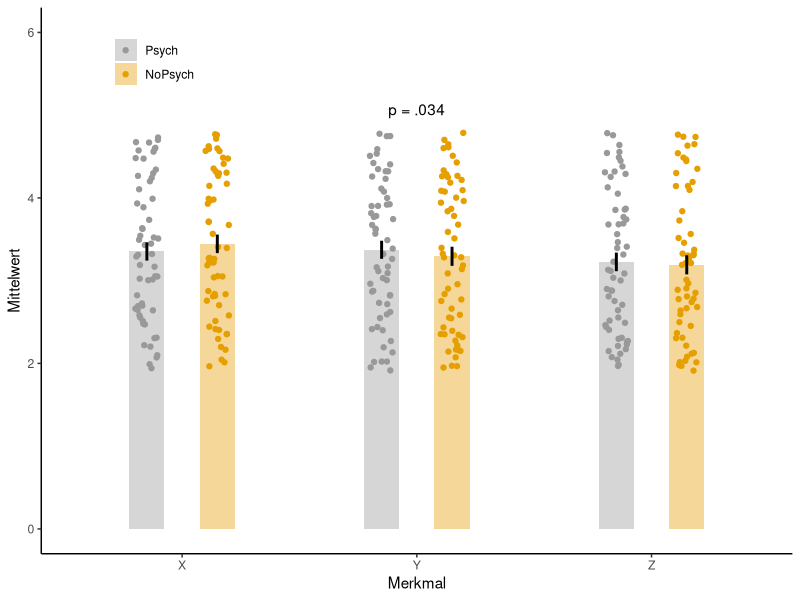
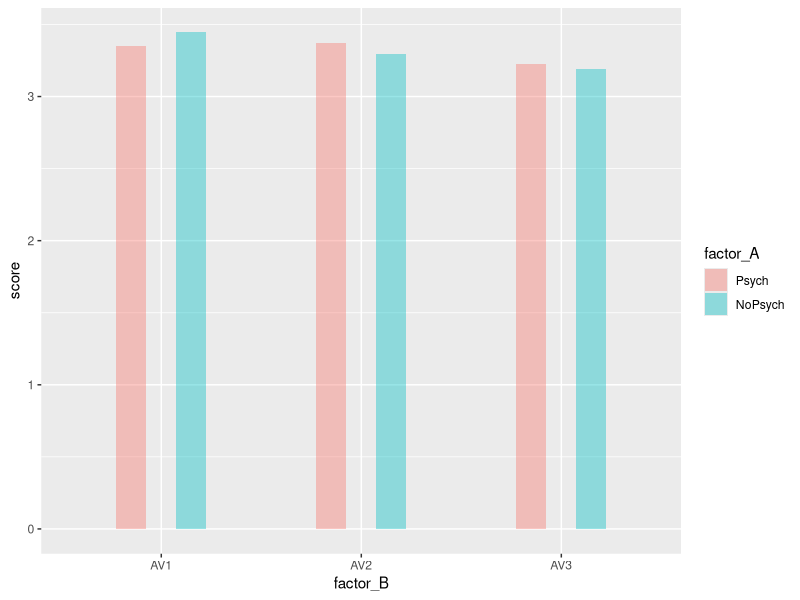
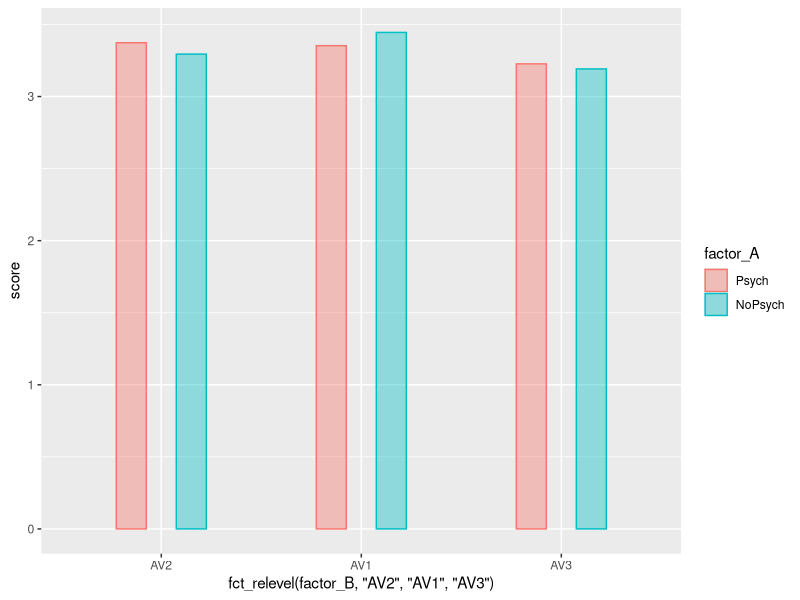
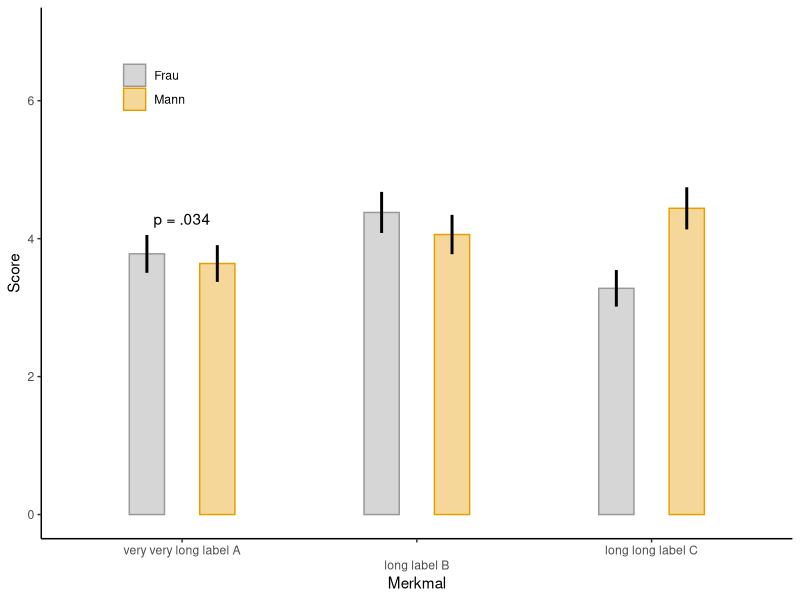
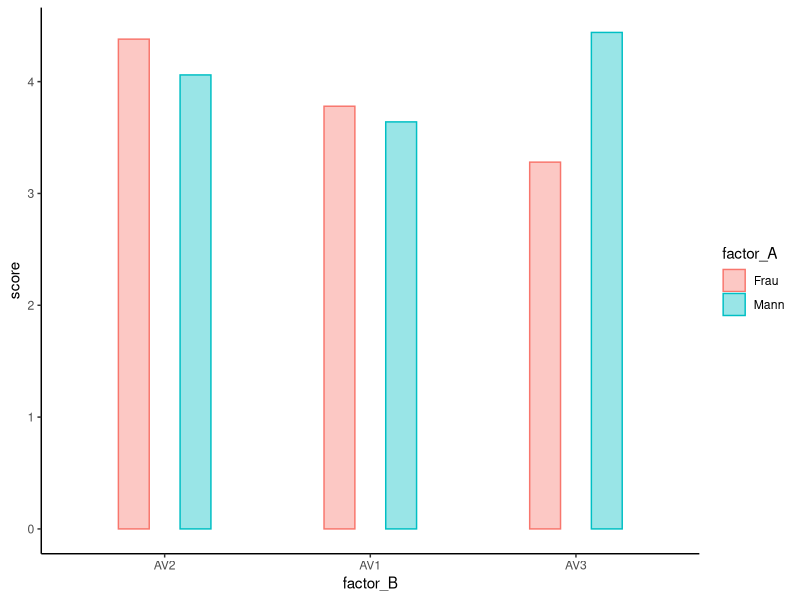
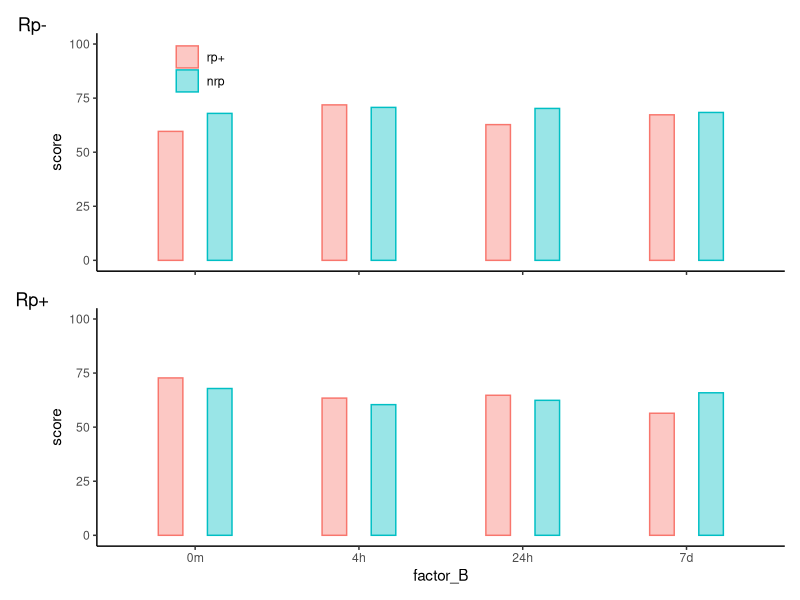
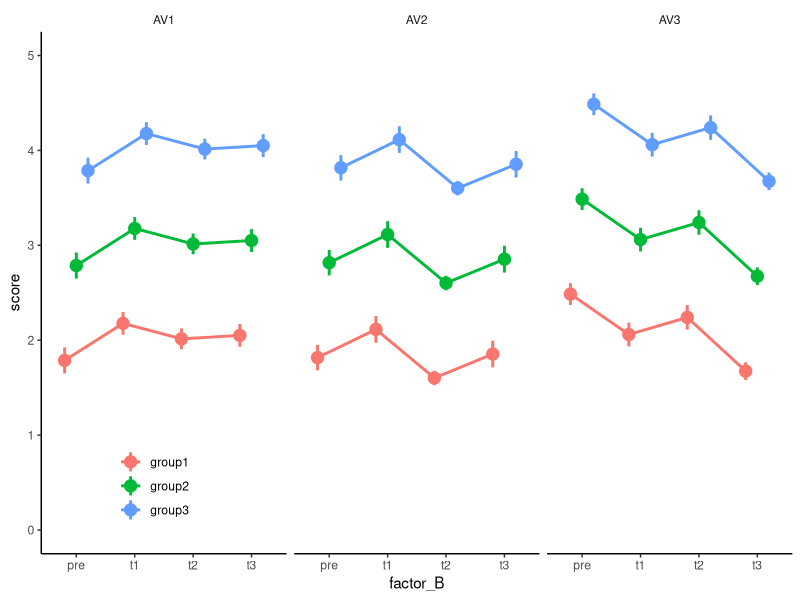
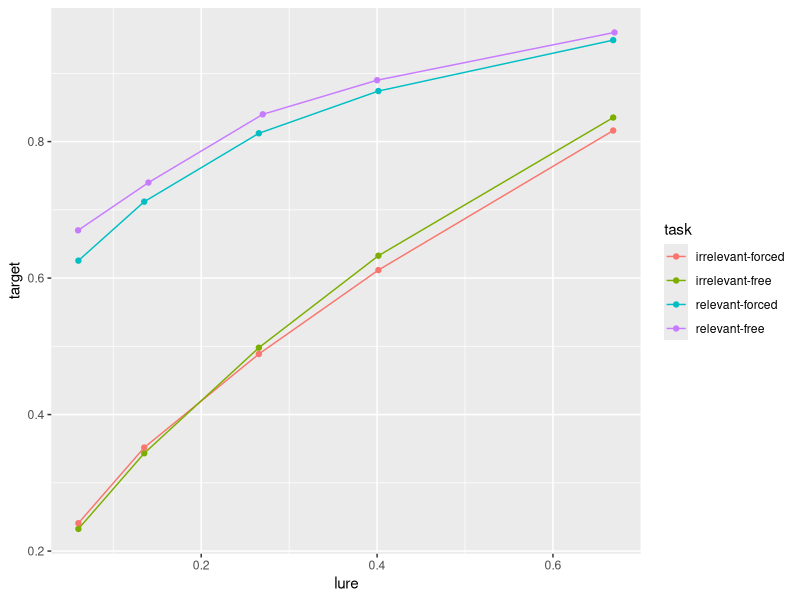

Here is the R script that generated these plots, in order:
library(tidyverse)

data_katja <- function(){
  set.seed(5)
  N <- 100
  df = as_tibble(c(data.frame(
    id = as_factor(str_pad(1:(N),2, pad="0")),
    factor_A = as_factor(c(rep('Frau', N/2), rep('Mann', N/2))),
    AV1 = sample(1:7, N, replace = TRUE),
    AV2 = sample(1:7, N, replace = TRUE),
    AV3 = sample(1:7, N, replace = TRUE)))) %>%
    pivot_longer(., AV1:AV3, names_to = 'factor_B', values_to = 'score') %>%
    mutate(factor_B = as_factor(factor_B))
}

data_sofia <- function(){
  set.seed(5)
  N <- 120
  df = as_tibble(c(data.frame(
    id = as_factor(str_pad(1:(N),2, pad="0")),
    factor_A = as_factor(c(rep('rp+', N/4), rep('rp-', N/4), rep('nrp', N/2))),
    factor_B = as_factor(rep(c('0m', '4h', '24h', '7d'), N/4)),
    factor_C = as_factor(c(rep(c('group1', 'group2'), each = N/4))),
    score    = runif(N, 40, 90))))
}

data_sabrina <- function(){
  set.seed(5)
  N <- 118
  df = as_tibble(c(data.frame(
    id = as_factor(str_pad(1:(N),2, pad="0")),
    factor_A = as_factor(c(rep('Psych', N/2), rep('NoPsych', N/2))),
    AV1 = runif(N, 1.9, 4.8),
    AV2 = runif(N, 1.9, 4.8),
    AV3 = runif(N, 1.9, 4.8)))) %>%
    pivot_longer(., AV1:AV3, names_to = 'factor_B', values_to = 'score') %>%
    mutate(factor_B = as_factor(factor_B))
}

data_anushe <- function(){
  set.seed(5)
  N <- 20*3*4
    df = as_tibble(c(data.frame(
      id = as_factor(str_pad(1:(N),2, pad="0")),
      factor_A = as_factor(rep(c('group1', 'group2', 'group3'),each = N/3)),
      factor_B = as_factor(rep(c('pre', 't1', 't2', 't3'), N/4)),
      AV1 = runif(N/3/4, 1, 3) + rep(c(0,1,2), each=N/3),
      AV2 = runif(N/3/4, 1, 3) + rep(c(0,1,2), each=N/3),
      AV3 = runif(N/3/4, 1, 3) + rep(c(0,1,2), each=N/3)))) %>%
      pivot_longer(., AV1:AV3, names_to = 'factor_C', values_to = 'score') %>%
      mutate(factor_C = as_factor(factor_C))
}

data_marina <- function(){
  read_csv2('Froeber2025.csv') %>%
    pivot_longer(., SureTarget:SureLure, 
                 names_to = 'criterionValue', 
                 values_to = 'score') %>%
    pivot_wider(., names_from=type, values_from = score) %>%
    filter(criterionValue != "SureLure")
}

# color-blind friendly palette, see http://www.cookbook-r.com/Graphs/Colors_(ggplot2)/
cbPalette <- c("#999999", "#E69F00", "#56B4E9", 
               "#009E73", "#F0E442", "#0072B2",
               "#D55E00", "#CC79A7")


#######====================== Bar plots
df <- data_sabrina() 

plt1 <- ggplot(df, aes(x = factor_B,
               y = score,
               fill  = factor_A,
               group = factor_A)) +
  geom_bar(stat = "summary",
           fun.data = "mean_se",
           width = 0.3,
           position = position_dodge(0.6),
           alpha = 0.4) +
  geom_jitter(aes(color = factor_A),
              size = 1.5,
              position = position_jitterdodge(
                jitter.width = 0.2,
                dodge.width  = 0.6)) +
  geom_linerange(stat = "summary",
                 fun.data = "mean_se",
                 fun.args = list(mult = 1), # 1 SE
                 position = position_dodge(0.6),
                 linewidth = 1,
                 color = 'black')

# konfektionieren
plt1 +
  coord_cartesian(ylim = c(0,6)) + 
  scale_fill_manual(values = cbPalette)  +
  scale_color_manual(values = cbPalette) +
  theme_classic() +
  labs(x = "Merkmal", y = "Mittelwert") +
  scale_x_discrete(labels= c("X", "Y", "Z"))  + 
  #scale_x_discrete(labels= c("very long label A", "very long label B", "very long label C"),
  #                 guide = guide_axis(n.dodge = 2))  + 
  # theme(axis.text.x = element_text(angle = 30, vjust = 0.5, hjust=0.5)) +
  theme(legend.position="inside",
        legend.position.inside = c(0.15, 0.9),
        legend.title = element_blank()) +
  annotate("text", 
           x = 2, y = 5,
           label = 'p = .034',
           vjust = 'bottom', hjust = 'center')  
  
######======== Reihenfolge Kategorien auf x-Achse
# Original:
ggplot(df, aes(x = factor_B,
               y = score,
               fill  = factor_A,
               group = factor_A)) +
  geom_bar(stat = "summary",
          fun.data = "mean_se",
          width = 0.3,
          position = position_dodge(0.6),
          alpha = 0.4)

# Modifiziert:
ggplot(df, aes(x = fct_relevel(factor_B, 'AV2', 'AV1', 'AV3'),
               y = score,
               color = factor_A,
               fill  = factor_A,
               group = factor_A)) +
  geom_bar(stat = "summary",
           fun.data = "mean_se",
           width = 0.3,
           position = position_dodge(0.6),
           alpha = 0.4)

####========== Plots arrangieren


## Katja
df <- data_katja()

ggplot(df, aes(x = factor_B,
               y = score,
               color = factor_A,
               fill  = factor_A,
               group = factor_A)) +
  geom_bar(stat = "summary",
           fun.data = "mean_se",
           width = 0.3,
           position = position_dodge(0.6),
           alpha = 0.4) +
  scale_fill_manual(values = cbPalette)  +
  scale_color_manual(values = cbPalette) +
#  geom_jitter(size = 1,
#              position = position_jitterdodge(
#                jitter.width = 0.2,
#                dodge.width  = 0.6))
  geom_linerange(stat = "summary",
                 fun.data = "mean_se",
                 fun.args = list(mult = 1), # 1 SE
                 position = position_dodge(0.6),
                 linewidth = 1,
                 color = 'black') + 

  coord_cartesian(ylim = c(0,7)) +
  theme_classic() +
  theme(legend.position="inside",
        legend.position.inside = c(0.15, 0.85),
        legend.title = element_blank()) +
  #theme(axis.text.x = element_text(angle = 30, hjust = 0.5, vjust = 0.5))
  labs(x = "Merkmal", y = "Score") + 
  scale_x_discrete(labels= c("very very long label A", "long label B", "long long label C"),
                   guide = guide_axis(n.dodge = 2))  + 
  annotate("text", x = 1,
           y = 4.2,
           label = c('p = .034'),
           vjust = 'bottom', hjust = 'center')  

# legende position ändern und x-Achse
df %>%
  summarize(m = mean(score),
                 .by = c(factor_A, factor_B)) %>%
  pivot_wider(names_from = factor_A, values_from = m) %>%
  mutate(Differenz = Mann - Frau) %>%
  arrange(Differenz) %>%
  print()

df %>% mutate(factor_B = fct_relevel(.$factor_B, 'AV2', 'AV1', 'AV3')) %>%
    ggplot(aes(x = factor_B,
               y = score,
               color = factor_A,
               fill  = factor_A,
               group = factor_A)) +
  geom_bar(stat = "summary",
           fun.data = "mean_se",
           width = 0.3,
           position = position_dodge(0.6),
           alpha = 0.4) + 
  theme_classic()


## Sofia
df <- data_sofia()

library(patchwork)
plot1 <- df %>%
  filter(factor_C == 'group1') %>%
  ggplot(aes(x = factor_B,
           y = score,
           color = factor_A,
           fill  = factor_A,
           group = factor_A)) +
  geom_bar(stat = "summary",
           fun.data = "mean_se",
           width = 0.3,
           position = position_dodge(0.6),
           alpha = 0.4) +
  labs(tag = 'Rp-') + 
  coord_cartesian(ylim = c(0,100))+
  theme_classic() +
  theme(axis.title.x = element_blank(),
        axis.text.x = element_blank(),
        legend.position="inside",
        legend.position.inside = c(0.15, 0.85),
        legend.title = element_blank())
  
plot2 <- df %>%
  filter(factor_C == 'group2') %>%
  ggplot(aes(x = factor_B,
             y = score,
             color = factor_A,
             fill  = factor_A,
             group = factor_A)) +
  geom_bar(stat = "summary",
           fun.data = "mean_se",
           width = 0.3,
           position = position_dodge(0.6),
           alpha = 0.4) +
  coord_cartesian(ylim = c(0,100))+
  labs(tag = 'Rp+') + 
  theme_classic() +
  theme(legend.position = 'none')

plot1/plot2



## Anushe
df = data_anushe()
df %>% ggplot(aes(x =factor_B, 
                  y = score,
                  color = factor_A,
                  group = factor_A)) +
  geom_line(stat = "summary",
            fun.data = "mean_se",
            linewidth = 1,
            position = position_dodge(0.6)) +
  geom_pointrange(stat = "summary",
                 fun.data = "mean_se",
                 fun.args = list(mult = 1), # 1 SE
                 position = position_dodge(0.6),
                 linewidth = 1,
                 size = 0.8) +
  facet_wrap("factor_C") +
  theme_classic() +
  coord_cartesian(ylim = c(0,5)) +
  theme(legend.position = c(0.15, 0.13),
        legend.title = element_blank(),
        strip.background = element_blank())
        #strip.text.x = element_blank())



## Marina
data = data_marina()
ggplot(data, aes(x = lure, y = target, color = task)) + 
  geom_point() + 
  geom_line(stat = "summary",
            fun.data = "mean_se",
            width = 0.3)




